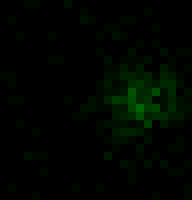
#> input picture example_data.tif, 24 x 25 px (shown 8 times larger)
$ python example.py
#> lines starting #> are read from the running program, lines starting #| are printed output that depends on the picture
### gauss_fit.py
# -*- coding: utf-8 -*-
"""
Simple code to perform a 2D gaussian fit. The original code was found on the
Scipy Cookbook and was modified to support more fit-parameters:
1.  fitting starting centered on the 2D data or on the position of the
    maximum value of the 2D data
2. fitting a circular gaussian (width is the same in x and y)
Also, the full width half maximum (useful for circular fits) can be obtained.

Created on Wed Aug 20 16:20:07 2014
@author: Original Code found on the Scipy Cookbook, modified by
Nikolay Kladt, Image & Data Analyst, CECAD Imaging Facility
"""

from scipy import optimize
from numpy import *

def gaussian(height, center_x, center_y, sigma_x, sigma_y, circular=False):
    """ Returns a gaussian function with the given parameters"""
    if circular:
        return lambda x,y: height*exp(-(((center_x-x)/sigma_x)**2+((center_y-y)/sigma_x)**2)/2)
    else:
        return lambda x,y: height*exp(-(((center_x-x)/sigma_x)**2+((center_y-y)/sigma_y)**2)/2)


def moments(data, circular=False, centered=False):
    """ Returns (height, x, y, width_x, width_y, circular)
    the gaussian parameters of a 2D distribution by calculating its moments """
    total = data.sum()
    X, Y = indices(data.shape)
    if centered:
        x = float(data.shape[0]/2)
        y = float(data.shape[1]/2)
    else:
        x = (X*data).sum()/total
        y = (Y*data).sum()/total
    col = data[:, int(y)]
    sigma_x = sqrt(abs((arange(col.size)-y)**2*col).sum()/col.sum())
    row = data[int(x), :]
    sigma_y = sqrt(abs((arange(row.size)-y)**2*row).sum()/row.sum())
    height = data.max()
    if circular:
        sigma_x = (sigma_x + sigma_y)/2
        sigma_y = (sigma_x + sigma_y)/2

    return height, x, y, sigma_x, sigma_y


def fitgaussian(data, circular=False, centered=False):
    """ Returns (height, x, y, width_x, width_y)
    the gaussian parameters of a 2D distribution found by a fit"""
    params = moments(data, circular=circular, centered=centered)
    errorfunction = lambda p: ravel(gaussian(*p, circular=circular)(*indices(data.shape)) - data)
    p, success = optimize.leastsq(errorfunction, params)
    if circular: # make sure that we have something sensible to sigma_y
        p[4] = p[3]
    return p


# [5 lines left out: function fwhm, not called in this run]

### example.py
# -*- coding: utf-8 -*-
"""
Example to show the different options of the gaussian fit
centered vs. non-centered, elliptical vs. circular

Created on Thu Feb 26 10:04:44 2015

@author: Nikolay Kladt, Image & Data Analyst, CECAD Imaging Facility
"""


import gauss_fit as gf
from skimage import io
import matplotlib.pyplot as plt
from numpy import *

""" generate plot for first example, a single fit on a 2d image """

# load example data
example_data = io.imread('./example_data.tif',1)
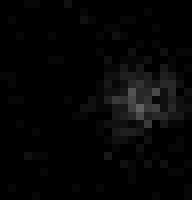
#> example_data: shape (25, 24) (shown 8 times larger); min 0, max 98, mean 5.4

# fit gaussian twice - one circular and one elliptic
params_elliptic = gf.fitgaussian(example_data, circular=False, centered=False)
#> in moments, `total = data.sum()`: total = 3266
#> in moments, `x = (X*data).sum()/total`: x = 12.08
#> in moments, `y = (Y*data).sum()/total`: y = 16.26
#> in moments, `col = data[:, int(y)]`: col = 25 values, max 82 at index 11, min 0 at index 0, mean 17.8
#> in moments, `sigma_x = sqrt(abs((arange(col.size)-y)**2*col).sum()/col.sum())`: sigma_x = 5.38
#> in moments, `row = data[int(x), :]`: row = 24 values, max 73 at index 16, min 0 at index 0, mean 17.83
#> in moments, `sigma_y = sqrt(abs((arange(row.size)-y)**2*row).sum()/row.sum())`: sigma_y = 4.16
#> in moments, `height = data.max()`: height = 98
#> in fitgaussian, `params = moments(data, circular=circular, centered=centered)`: params = (98, 12.08, 16.26, 5.38, 4.16)
#> in fitgaussian, `p, success = optimize.leastsq(errorfunction, params)`: p = [59.79, 12.15, 17.17, 2.58, 2.91]; success = 1
#> params_elliptic = [59.79, 12.15, 17.17, 2.58, 2.91]
params_circular = gf.fitgaussian(example_data, circular=True, centered=False)
#> params_circular = [59.68, 12.15, 17.15, 2.74, 2.74]
fitted_elliptic_gaussian = gf.gaussian(*params_elliptic)
fitted_circular_gaussian = gf.gaussian(*params_circular)

# plot both fits on top of the original data
fig = plt.figure(facecolor='w')
fig.add_subplot(1, 2, 1)
plt.imshow(example_data, interpolation='none')
plt.contour(fitted_elliptic_gaussian(*indices(example_data.shape)))
plt.title('Gaussian fit (elliptical)')
fig.add_subplot(1, 2, 2)
plt.imshow(example_data, interpolation='none')
plt.contour(fitted_circular_gaussian(*indices(example_data.shape)))
plt.title('Gaussian fit (circular)')
plt.show()
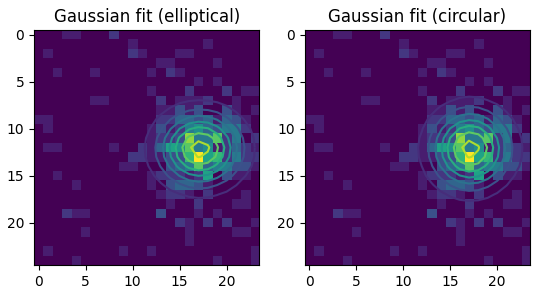
#> figure drawn by matplotlib, 2 panels


""" generate plot for second example, a single fit on a 2d image
    centered vs. non-centered """

# load example data
example_data = io.imread('./example_data2.tif',1)
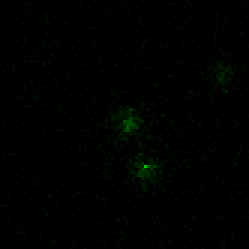
#> input picture example_data2.tif, 83 x 83 px (shown 3 times larger)
#> example_data: shape (83, 83); min 0, max 196, mean 1.8

# fit gaussian twice - one centered one not centered
params_centered = gf.fitgaussian(example_data, circular=False, centered=True)
#> params_centered = [19.1, 47.85, 45.13, 11.49, 5.18]
params_anywhere = gf.fitgaussian(example_data, circular=False, centered=False)
#> params_anywhere = [19.1, 47.85, 45.13, 11.49, 5.18]
fitted_centered_gaussian = gf.gaussian(*params_centered)
fitted_anywhere_gaussian = gf.gaussian(*params_anywhere)

# plot both fits on top of the original data
fig = plt.figure(facecolor='w')
fig.add_subplot(1, 2, 1)
plt.imshow(example_data, interpolation='none')
plt.contour(fitted_centered_gaussian(*indices(example_data.shape)))
plt.title('Gaussian fit (centered)')
fig.add_subplot(1, 2, 2)
plt.imshow(example_data, interpolation='none')
plt.contour(fitted_anywhere_gaussian(*indices(example_data.shape)))
plt.title('Gaussian fit (not centered)')
plt.show()
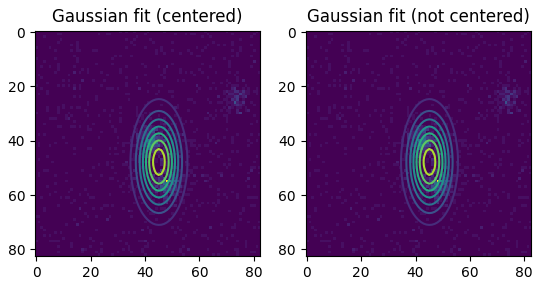
#> figure drawn by matplotlib, 2 panels
